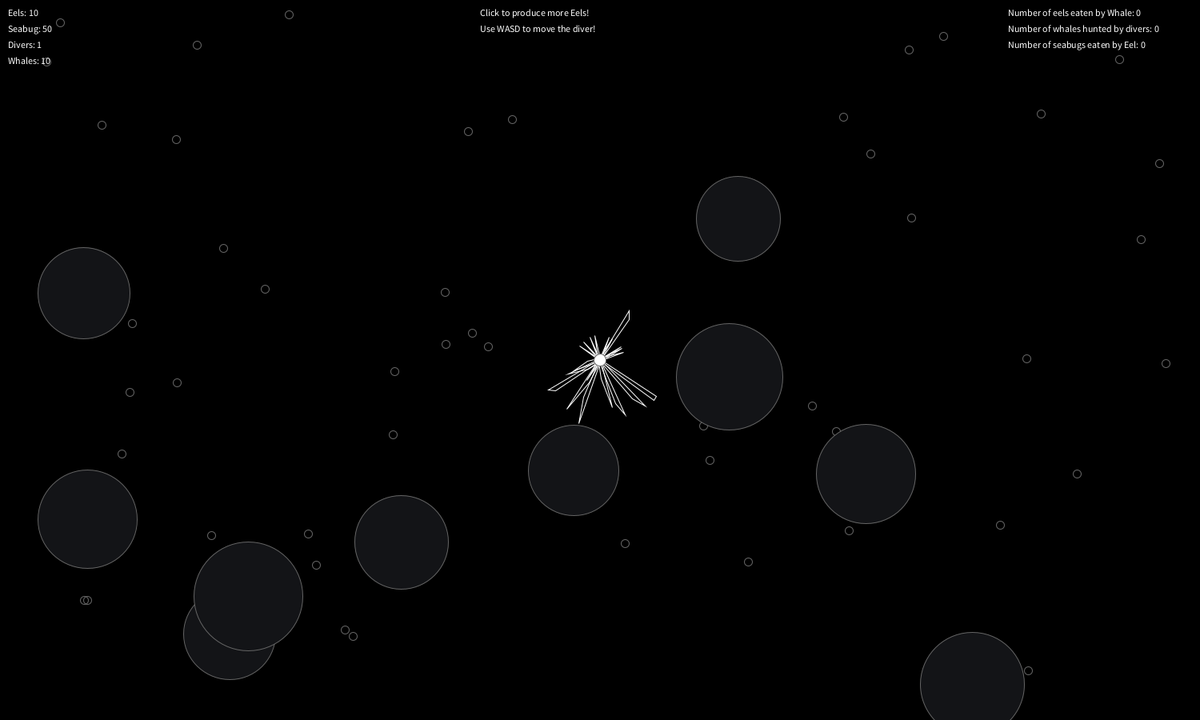
Frame 1 (no input)
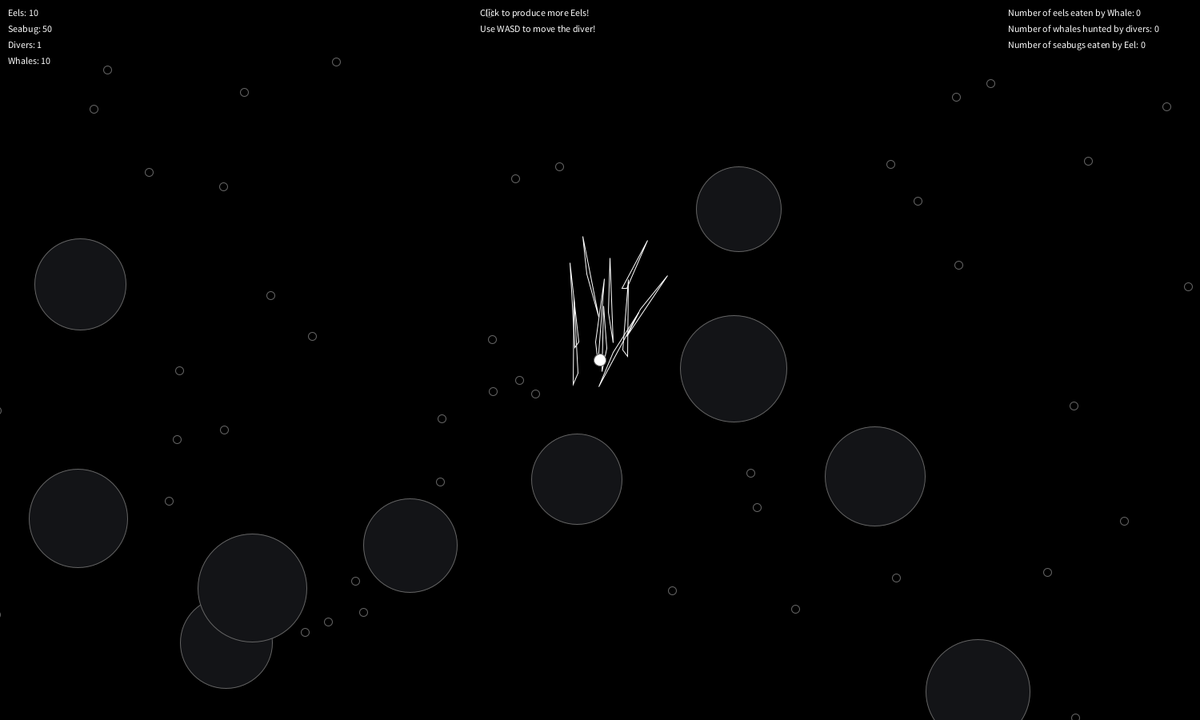
Frame 60 (the mouse pressed at the canvas centre just before this capture)
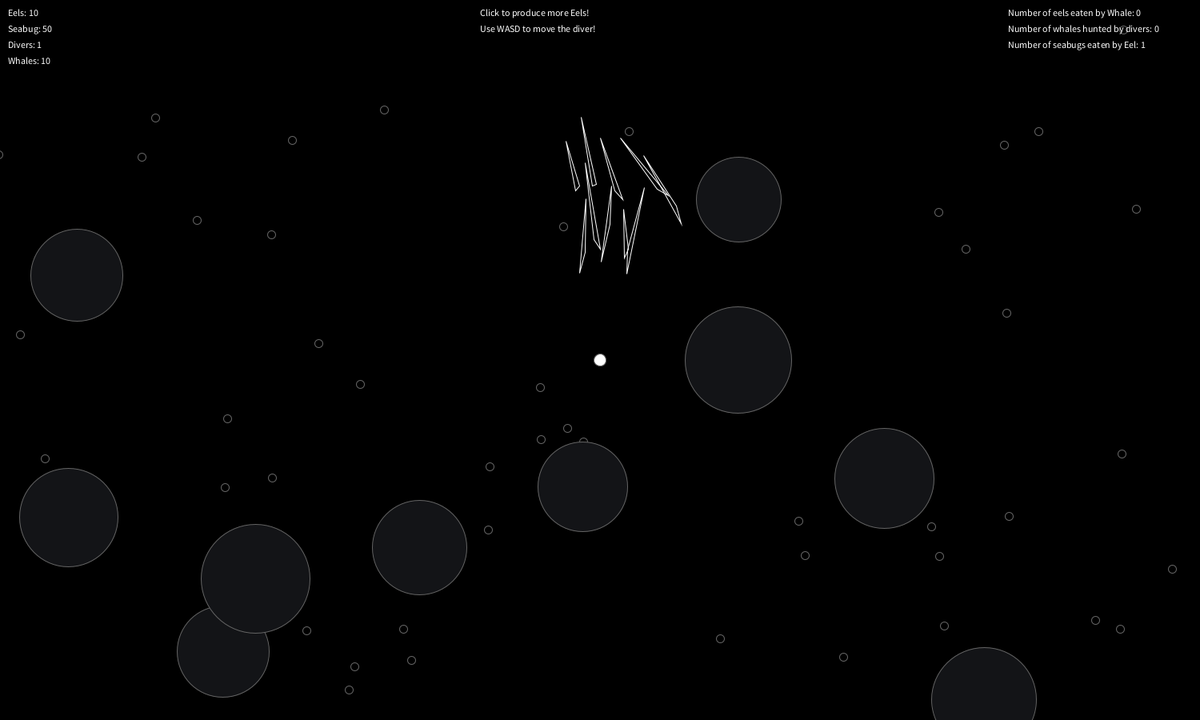
Frame 120 (the mouse held since frame 60 and released just before this capture)

The Processing sketch that drew these frames (run headless with seeded random() and noise(); from frame 60 on, the mouse is pressed at the canvas centre):

// Processing sketch: midterm
// ── midterm.pde
//Ecosystem Midterm - Yeji Kwon

// There are four entities

// 1. Seabug: The smallest round entities that collide with each other and move randomly.
// 2. Eels: They move in flocks and eat seabugs (Mouse pressing leads to reproducing eels)
// 3. Whales: They move and eat eels. Whenever they eat 100 eels, they give birth.
// 4. Diver Human: They move around according to the user pressing the keys WASD. Divers hunt for whales. 

//Initialize Flock and arraylists of entities

Flock flock;

ArrayList<Seabug> seabugs;
ArrayList<Whale> whales;
ArrayList<Human> humans; //divers in the ocean
ArrayList<Eel> eels; 

//Counters for everytime entity gets eaten

float counter = 0;
float counterTwo = 0;
float humanHuntWhale = 0;

// Keypressed function WASD to move the diver (human)
// Pressing a key changes the acceleration direction of the diver

void keyPressed() {
  if (key == 'a') {
    println("left");
    humans.get(0).acceleration.x = -5;
  }
  if (key == 'd') {
    println("right");
    humans.get(0).acceleration.x = 5;
  }
  if (key == 'w') {
    println("up");
    humans.get(0).acceleration.y = -5;
  }
  if (key == 's') {
    println("down");
    humans.get(0).acceleration.y = 5;
  }
}

//Setup Function

void setup() {

  //Size of canvas
  size(1500, 900);

  //Creating Entities

  //Flock of eels
  flock = new Flock();
  for (int i = 0; i < 10; i++) {
    Eel e = new Eel(width/2, height/2);
    flock.addEel(e);
  }

  // Fifty Seabugs
  seabugs = new ArrayList<Seabug>();
  for (int i = 0; i < 50; i++) {
    seabugs.add(new Seabug(random(width), random(height)));
  }

  // One Diver
  humans = new ArrayList<Human>();
  for (int i = 0; i < 1; i++) {
    humans.add(new Human(width/2, height/2));
  }

  //Ten Whales
  whales = new ArrayList<Whale>();
  for (int i = 0; i < 10; i++) {
    whales.add(new Whale(random(width), random(height)));
  }
  
}

//Draw Function

void draw() {
  //Background set to black
  background(0);
  flock.run();
  
  //When eel collides with seabug, seabug is eaten (removed from array list)
  for (int i = 0; i<seabugs.size(); i++) {
    for (int k = 0; k<eels.size(); k++) {
      float d = dist(eels.get(k).position.x, eels.get(k).position.y, seabugs.get(i).position.x, seabugs.get(i).position.y);
      if (d < eels.get(k).r + seabugs.get(i).r) {
        counter += 1;
        seabugs.remove(i);
        seabugs.add(new Seabug(random(width), random(height)));
      }
    }
  }

  //When diver collides with whale, whale is killed (removed from array list)
  for (int i = 0; i<whales.size(); i++) {
    for (int k = 0; k<humans.size(); k++) {
      float d = dist(humans.get(k).position.x, humans.get(k).position.y, whales.get(i).position.x, whales.get(i).position.y);
      if (d < humans.get(k).r + whales.get(i).r-60) {
        whales.remove(i);
        humanHuntWhale += 1;
        whales.add(new Whale(random(width), random(height)));
      }
    }
  }

  //When whale collides with eel, eel is eaten (removed from array list)
  for (int k = 0; k<eels.size(); k++) {
    for (int w = 0; w<whales.size(); w++) {
      float d = dist(whales.get(w).position.x, whales.get(w).position.y, eels.get(k).position.x, eels.get(k).position.y);
      if (d < whales.get(w).r + eels.get(k).r - 30) {
        counterTwo += 1;
        eels.remove(k);
        eels.add(new Eel(-20, -20));
      }
    }
  }
  
  //When whales eats 100 eels, they give birth to more whales
  if (counterTwo % 100 == 0 && counterTwo != 0) {
    whales.add(new Whale(width/3, height/3));
  }

  //Seabug update
  for (Seabug s : seabugs) {
    s.separate(seabugs);
    s.update();
    s.borders();
    s.display();
  }

  //Whale update
  for (Whale w : whales) {
    // Path following and separation are worked on in this function
    w.separate(whales);
    // Call the generic run method (update, borders, display, etc.)
    w.update();
    w.borders();
    w.display();
  }
 
   //Human update
  for (Human h : humans) {
    // Path following and separation are worked on in this function
    h.separate(humans);
    // Call the generic run method (update, borders, display, etc.)
    h.update();
    h.borders();
    h.display();
  }
  
  // Instructions
  
  fill(255);
  text("Eels: "+int(eels.size()), 10, 20);
  text("Seabug: "+int(seabugs.size()), 10, 40);
  text("Divers: "+int(humans.size()), 10, 60);
  text("Whales: "+int(whales.size()), 10, 80);
  text("Click to produce more Eels!", 600, 20);
  text("Use WASD to move the diver!", 600, 40);
  text("Number of eels eaten by Whale: "+int(counterTwo), 1260, 20);
  text("Number of whales hunted by divers: "+int(humanHuntWhale), 1260, 40);
  text("Number of seabugs eaten by Eel: "+int(counter), 1260, 60);
  
}

// Add a new eel into the System by mouse drag
void mouseDragged() {
  flock.addEel(new Eel(mouseX, mouseY));
}

// Flock Class

class Flock {
  Flock() {
    eels = new ArrayList<Eel>(); // Initialize the ArrayList
  }

  void run() {
    for (Eel b : eels) {
      b.run(eels);  // Passing the entire list of eels to each eel individually
    }
  }

  void addEel(Eel b) {
    eels.add(b);
  }
}

//Eel Class

class Eel {

  PVector position;
  PVector velocity;
  PVector acceleration;
  float r;
  float l;
  float maxforce;    // max steering force
  float maxspeed;    

  Eel(float x, float y) {
    acceleration = new PVector(0, 0);
    velocity = new PVector(random(-1, 1), random(-1, 1));
    position = new PVector(x, y);
    r = 3.0;
    l = 3.0; 
    maxspeed = 3;
    maxforce = 0.05;
  }

  void run(ArrayList<Eel> eels) {
    flock(eels);
    update();
    borders();
    render();
  }

  void applyForce(PVector force) {
    acceleration.add(force);
  }

  void flock(ArrayList<Eel> eels) {
    PVector sep = separate(eels);   
    PVector ali = align(eels);      
    PVector coh = cohesion(eels);   
    sep.mult(1.5);
    ali.mult(1.0);
    coh.mult(1.0);
    
    // Add the force vectors to acceleration
    applyForce(sep);
    applyForce(ali);
    applyForce(coh);
  }

  void update() {
    // velocity update
    velocity.add(acceleration);
    // speed limit
    velocity.limit(maxspeed);
    position.add(velocity);
    // acceleration reset to 0
    acceleration.mult(0);
  }

  // From Nature of Code
  // STEER = DESIRED MINUS VELOCITY
  PVector seek(PVector target) {
    PVector desired = PVector.sub(target, position);  // A vector pointing from the position to the target
    // Normalize desired and scale to maximum speed
    desired.normalize();
    desired.mult(maxspeed);
    // Steering = Desired minus Velocity
    PVector steer = PVector.sub(desired, velocity);
    steer.limit(maxforce);  // Limit to maximum steering force
    return steer;
  }

  void render() {
    // Draw a triangle rotated in the direction of velocity
    float theta = velocity.heading2D() + radians(90);
    noFill();
    //fill(175);
    stroke(255);
    pushMatrix();
    translate(position.x, position.y);
    rotate(theta);
    beginShape(TRIANGLES);
    vertex(0, -r*10);
    vertex(-r, r*random(5, 30));
    vertex(r, r*random(5, 30));
    endShape();
    popMatrix();
  }

  // Wraparound
  void borders() {
    if (position.x < -r) position.x = width+r;
    if (position.y < -r) position.y = height+r;
    if (position.x > width+r) position.x = -r;
    if (position.y > height+r) position.y = -r;
  }

  // Separation
  // Method checks for nearby eels and steers away
  PVector separate (ArrayList<Eel> eels) {
    float desiredseparation = 35.0f;
    PVector steer = new PVector(0, 0, 0);
    int count = 0;
    // For every eel in the system, check if it's too close
    for (Eel other : eels) {
      float d = PVector.dist(position, other.position);
      // If the distance is greater than 0 and less than an arbitrary amount (0 when you are yourself)
      if ((d > 0) && (d < desiredseparation)) {
        // Calculate vector pointing away from neighbor
        PVector diff = PVector.sub(position, other.position);
        diff.normalize();
        diff.div(d);        // Weight by distance
        steer.add(diff);
        count++;            // Keep track of how many
      }
    }
    if (count > 0) {
      steer.div((float)count);
    }

    // As long as the vector is greater than 0
    if (steer.mag() > 0) {
      // Implement Reynolds: Steering = Desired - Velocity
      steer.normalize();
      steer.mult(maxspeed);
      steer.sub(velocity);
      steer.limit(maxforce);
    }
    return steer;
  }

  // Alignment
  // For every nearby eel in the system, calculate the average velocity
  PVector align (ArrayList<Eel> eels) {
    float neighbordist = 50;
    PVector sum = new PVector(0, 0);
    int count = 0;
    for (Eel other : eels) {
      float d = PVector.dist(position, other.position);
      if ((d > 0) && (d < neighbordist)) {
        sum.add(other.velocity);
        count++;
      }
    }
    if (count > 0) {
      sum.div((float)count);
      sum.normalize();
      sum.mult(maxspeed);
      PVector steer = PVector.sub(sum, velocity);
      steer.limit(maxforce);
      return steer;
    } else {
      return new PVector(0, 0);
    }
  }

  // Cohesion
  // For the average position (i.e. center) of all nearby eels, calculate steering vector towards that position
  PVector cohesion (ArrayList<Eel> eels) {
    float neighbordist = 50;
    PVector sum = new PVector(0, 0);   // Start with empty vector to accumulate all positions
    int count = 0;
    for (Eel other : eels) {
      float d = PVector.dist(position, other.position);
      if ((d > 0) && (d < neighbordist)) {
        sum.add(other.position); // Add position
        count++;
      }
    }
    if (count > 0) {
      sum.div(count);
      return seek(sum);  // Steer towards the position
    } else {
      return new PVector(0, 0);
    }
  }
}

// Class Whale

class Whale {
  PVector position;
  PVector velocity;
  PVector acceleration;
  float r;
  float maxforce;    // Maximum steering force
  float maxspeed;    // Maximum speed

  // code for attraction
  float mass;
  float G;
  // Constructor initialize all values
  Whale(float x, float y) {
    position = new PVector(x, y);
    r = random(100, 150);
    maxspeed = 0.2;
    maxforce = 0.6;
    acceleration = new PVector(0, 0);
    velocity = new PVector(random(-0.5, 0.5), random(-0.5, 0.5));
  }

  void applyForce(PVector force) {
    // We could add mass here if we want A = F / M
    acceleration.add(force);
  }

  // Separation
  // Method checks for nearby seabugs and steers away
  void separate (ArrayList<Whale> whales) {
    float desiredseparation = r*5;
    PVector sum = new PVector();
    int count = 0;
    // For every seabug in the system, check if it's too close
    for (Whale other : whales) {
      float d = PVector.dist(position, other.position);
      // If the distance is greater than 0 and less than an arbitrary amount (0 when you are yourself)
      if ((d > 0) && (d < desiredseparation)) {
        // Calculate vector pointing away from neighbor
        PVector diff = PVector.sub(position, other.position);
        diff.normalize();
        diff.div(d);        // Weight by distance
        sum.add(diff);
        count++;            // Keep track of how many
      }
    }
    // Average -- divide by how many
    if (count > 0) {
      // Our desired vector is moving away maximum speed
      sum.setMag(maxspeed);
      // Implement Reynolds: Steering = Desired - Velocity
      PVector steer = PVector.sub(sum, velocity);
      steer.limit(maxforce);
      applyForce(steer);
    }
  }

  // Method to update position
  void update() {
    // Update velocity
    velocity.add(acceleration);
    // Limit speed
    velocity.limit(maxspeed);
    position.add(velocity);
    // Reset accelertion to 0 each cycle
    acceleration.mult(0);
  }

  void display() {
    fill(#131417);
    pushMatrix();
    stroke(100);
    translate(position.x, position.y);
    ellipse(0, 0, r, r);
    popMatrix();
  }


  // Wraparound
  void borders() {
    if (position.x < -r) position.x = width+r;
    if (position.y < -r) position.y = height+r;
    if (position.x > width+r) position.x = -r;
    if (position.y > height+r) position.y = -r;
  }
}


//Class Seabug

class Seabug {

  PVector position;
  PVector velocity;
  PVector acceleration;
  float r;
  float maxforce;    // Maximum steering force
  float maxspeed;    // Maximum speed

  // code for attraction
  float mass;
  float G;

  // Constructor initialize all values
  Seabug(float x, float y) {
    position = new PVector(x, y);
    r = 10;
    maxspeed = 5;
    maxforce = 0.6;
    acceleration = new PVector(1, 1);
    velocity = new PVector(0, 0);
  }

  void applyForce(PVector force) {
    // We could add mass here if we want A = F / M
    acceleration.add(force);
  }

  // Separation
  // Method checks for nearby seabugs and steers away
  void separate (ArrayList<Seabug> seabugs) {
    float desiredseparation = r*2;
    PVector sum = new PVector();
    int count = 0;
    // For every seabug in the system, check if it's too close
    for (Seabug other : seabugs) {
      float d = PVector.dist(position, other.position);
      // If the distance is greater than 0 and less than an arbitrary amount (0 when you are yourself)
      if ((d > 0) && (d < desiredseparation)) {
        // Calculate vector pointing away from neighbor
        PVector diff = PVector.sub(position, other.position);
        diff.normalize();
        diff.div(d);        // Weight by distance
        sum.add(diff);
        count++;            // Keep track of how many
      }
    }
    // Average -- divide by how many
    if (count > 0) {
      // Our desired vector is moving away maximum speed
      sum.setMag(maxspeed);
      // Implement Reynolds: Steering = Desired - Velocity
      PVector steer = PVector.sub(sum, velocity);
      steer.limit(maxforce);
      applyForce(steer);
    }
  }


  // Method to update position
  void update() {
    // Update velocity
    velocity.add(acceleration);
    // Limit speed
    velocity.limit(maxspeed);
    position.add(velocity);
    // Reset accelertion to 0 each cycle
    acceleration.mult(0);
  }

  void display() {
    noFill();
    pushMatrix();
    stroke(100);
    translate(position.x, position.y);
    ellipse(0, 0, r, r);
    popMatrix();
  }


  // Wraparound
  void borders() {
    if (position.x < -r) position.x = width+r;
    if (position.y < -r) position.y = height+r;
    if (position.x > width+r) position.x = -r;
    if (position.y > height+r) position.y = -r;
  }
}

// Class Human

class Human {

  PVector position;
  PVector velocity;
  PVector acceleration;
  float r;
  float maxforce;    // Maximum steering force
  float maxspeed;    // Maximum speed

  // code for attraction
  float mass;
  float G;

  // Constructor initialize all values
  Human(float x, float y) {
    position = new PVector(x, y);
    r = 15;
    maxspeed = 2;
    maxforce = 0.6;
    acceleration = new PVector(0, 0);
    velocity = new PVector(0, 0);
  }

  void applyForce(PVector force) {
    // We could add mass here if we want A = F / M
    acceleration.add(force);
  }

  // Separation
  // Method checks for nearby seabugs and steers away
  void separate (ArrayList<Human> humans) {
    float desiredseparation = r*2;
    PVector sum = new PVector();
    int count = 0;
    // For every seabug in the system, check if it's too close
    for (Human other : humans) {
      float d = PVector.dist(position, other.position);
      // If the distance is greater than 0 and less than an arbitrary amount (0 when you are yourself)
      if ((d > 0) && (d < desiredseparation)) {
        // Calculate vector pointing away from neighbor
        PVector diff = PVector.sub(position, other.position);
        diff.normalize();
        diff.div(d);        // Weight by distance
        sum.add(diff);
        count++;            // Keep track of how many
      }
    }
    // Average -- divide by how many
    if (count > 0) {
      // Our desired vector is moving away maximum speed
      sum.setMag(maxspeed);
      // Implement Reynolds: Steering = Desired - Velocity
      PVector steer = PVector.sub(sum, velocity);
      steer.limit(maxforce);
      applyForce(steer);
    }
  }


  // Method to update position
  void update() {
    // Update velocity
    velocity.add(acceleration);
    // Limit speed
    velocity.limit(maxspeed);
    position.add(velocity);
    // Reset accelertion to 0 each cycle
    acceleration.mult(0);
  }

  void display() {
    fill(255);
    pushMatrix();
    stroke(100);
    translate(position.x, position.y);
    ellipse(0, 0, r, r);
    popMatrix();
  }


  // Wraparound
  void borders() {
    if (position.x < -r) position.x = width+r;
    if (position.y < -r) position.y = height+r;
    if (position.x > width+r) position.x = -r;
    if (position.y > height+r) position.y = -r;
  }
}
